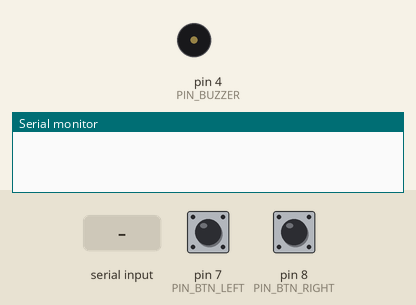
This sketch was run on a simulated Arduino Uno, built with avr-gcc and run on an emulated ATmega328P. On the bench: buzzer (waves = sounding), the last lines printed to the serial monitor. The inputs (shaded band) are chosen by the test bench; at power-on: pin 7 (PIN_BTN_LEFT) HIGH, pin 8 (PIN_BTN_RIGHT) HIGH.

Above: at 1.2 s.
1.3 s: pin 7 (PIN_BTN_LEFT) pulled LOW for 0.15 s
2.9 s: pin 8 (PIN_BTN_RIGHT) pulled LOW for 0.15 s
4.5 s: "WIN\n" received over Serial
At 4.6 s:
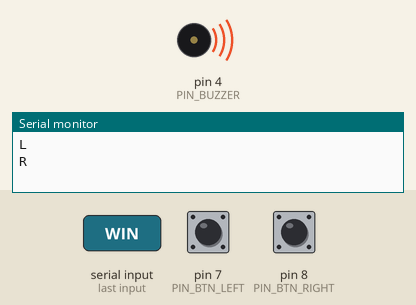
Timing chart, 0 to 7.5 s (numbered marks = the images above; inputs shaded):
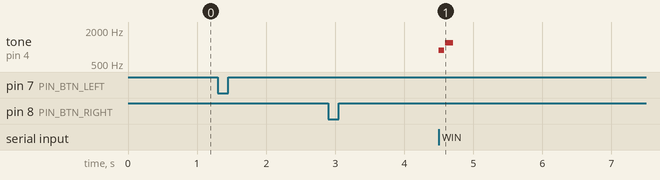

The sketch:

arcade_reaction.ino
```cpp
// Pins
#define PIN_BUZZER     4
#define PIN_BTN_LEFT   7
#define PIN_BTN_RIGHT  8

#define DEBOUNCE_MS 50

bool lastLeft  = HIGH;
bool lastRight = HIGH;
unsigned long lastLeftTime  = 0;
unsigned long lastRightTime = 0;

void setup() {
  Serial.begin(115200);
  pinMode(PIN_BTN_LEFT,  INPUT_PULLUP);
  pinMode(PIN_BTN_RIGHT, INPUT_PULLUP);
  pinMode(PIN_BUZZER,    OUTPUT);
  noTone(PIN_BUZZER);
}

void buzzWin() {
  tone(PIN_BUZZER, 880, 80);
  delay(90);
  tone(PIN_BUZZER, 1200, 120);
  delay(130);
  noTone(PIN_BUZZER);
}

void buzzFail() {
  tone(PIN_BUZZER, 300, 200);
  delay(220);
  tone(PIN_BUZZER, 180, 300);
  delay(320);
  noTone(PIN_BUZZER);
}

void buzzStart() {
  tone(PIN_BUZZER, 600, 60);
  delay(80);
  noTone(PIN_BUZZER);
}

void buzzGameOver() {
  tone(PIN_BUZZER, 440, 150);
  delay(170);
  tone(PIN_BUZZER, 330, 150);
  delay(170);
  tone(PIN_BUZZER, 220, 400);
  delay(420);
  noTone(PIN_BUZZER);
}

void loop() {
  unsigned long now = millis();

  // Left button (active LOW with INPUT_PULLUP)
  bool curLeft = digitalRead(PIN_BTN_LEFT);
  if (curLeft == LOW && lastLeft == HIGH && (now - lastLeftTime) > DEBOUNCE_MS) {
    Serial.println("L");
    lastLeftTime = now;
  }
  lastLeft = curLeft;

  // Right button
  bool curRight = digitalRead(PIN_BTN_RIGHT);
  if (curRight == LOW && lastRight == HIGH && (now - lastRightTime) > DEBOUNCE_MS) {
    Serial.println("R");
    lastRightTime = now;
  }
  lastRight = curRight;

  // Commands from Python
  if (Serial.available()) {
    String cmd = Serial.readStringUntil('\n');
    cmd.trim();
    if      (cmd == "WIN")      buzzWin();
    else if (cmd == "FAIL")     buzzFail();
    else if (cmd == "START")    buzzStart();
    else if (cmd == "GAMEOVER") buzzGameOver();
  }
}
```

Measured:
- after the input at 4.5 s, tone on pin 4 (PIN_BUZZER): silent → 880 Hz at once, → silent 0.08 s later, → 1200 Hz 0.01 s later, → silent 0.12 s later
